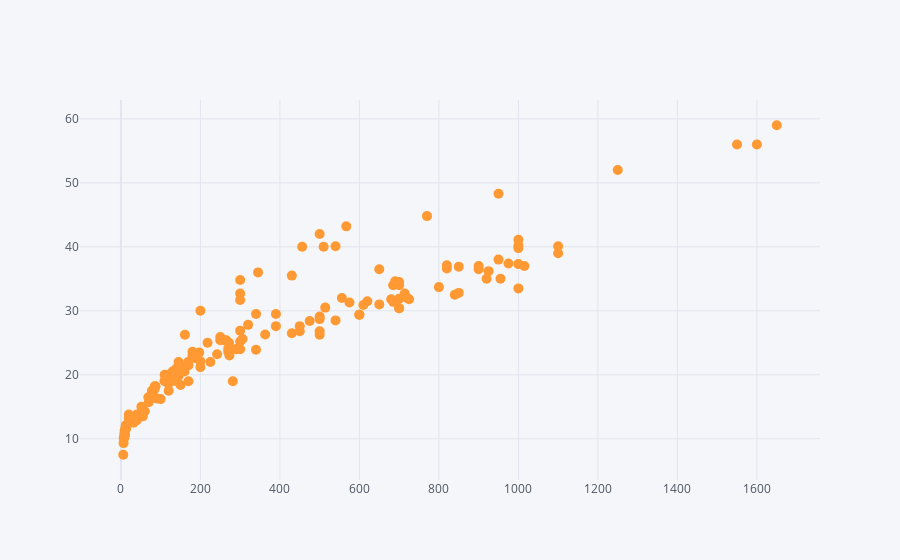

The notebook cell saved with this chart:
### Code cell
bagsdata.iplot(kind='scatter',x='Cost',y='Weight',mode='markers',size=10)

### Figure 1 — Plotly figure (JSON) as saved in the notebook; plotly's stock layout.template omitted (floating-point values rounded to 4 significant figures; data arrays with more than 128 entries replaced by an {"elided": "..."} marker saying what was removed)
{"data": [{"line": {"color": "rgba(255, 153, 51, 1.0)", "dash": "solid", "shape": "linear", "width": 1.3}, "marker": {"size": 10, "symbol": "circle"}, "mode": "markers", "name": "Weight", "text": "", "type": "scatter", "x": {"elided": "159 float values"}, "y": {"elided": "159 float values"}}], "layout": {"legend": {"bgcolor": "#F5F6F9", "font": {"color": "#4D5663"}}, "paper_bgcolor": "#F5F6F9", "plot_bgcolor": "#F5F6F9", "title": {"font": {"color": "#4D5663"}}, "xaxis": {"gridcolor": "#E1E5ED", "showgrid": true, "tickfont": {"color": "#4D5663"}, "title": {"font": {"color": "#4D5663"}, "text": ""}, "zerolinecolor": "#E1E5ED"}, "yaxis": {"gridcolor": "#E1E5ED", "showgrid": true, "tickfont": {"color": "#4D5663"}, "title": {"font": {"color": "#4D5663"}, "text": ""}, "zerolinecolor": "#E1E5ED"}}}
